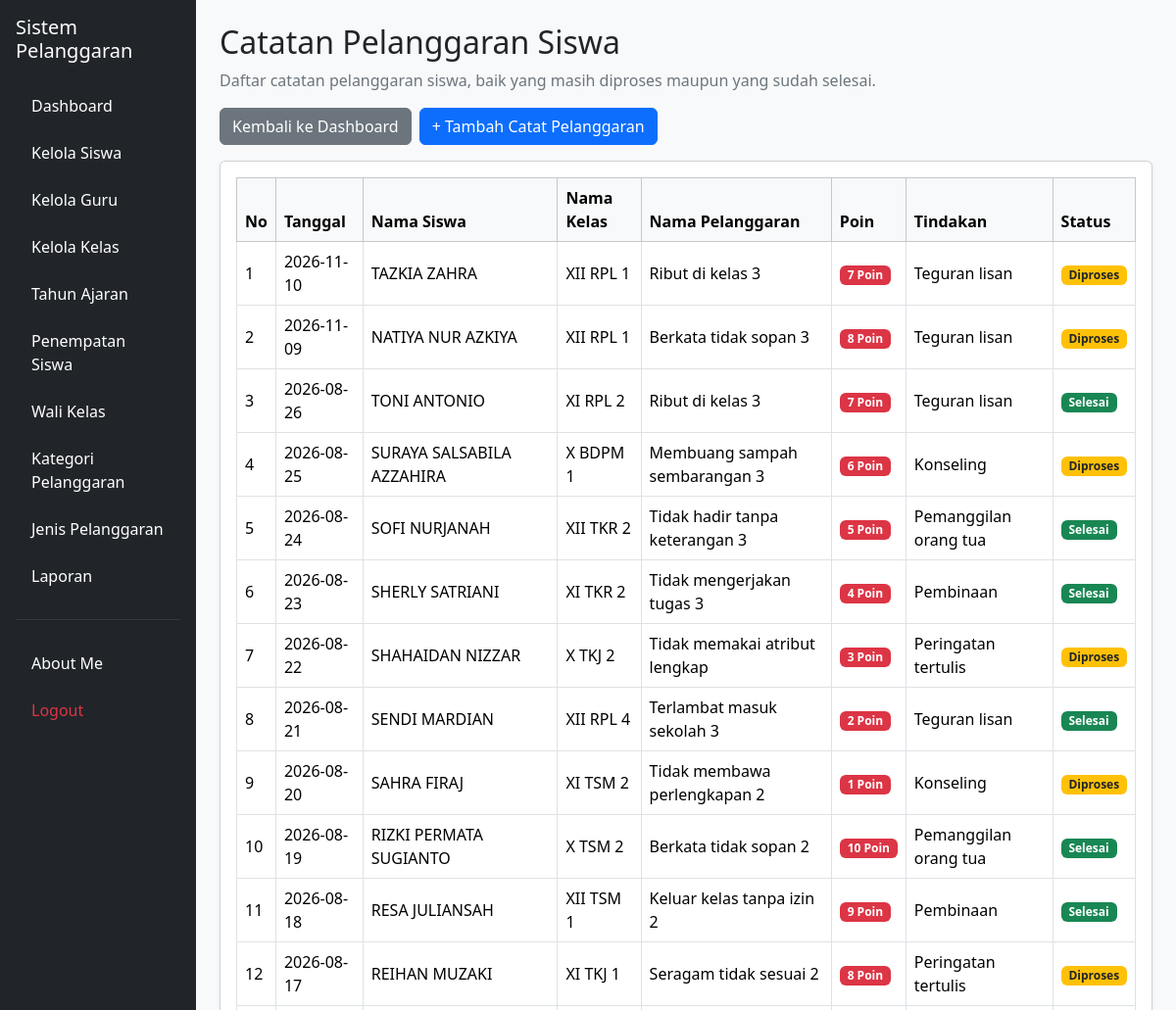
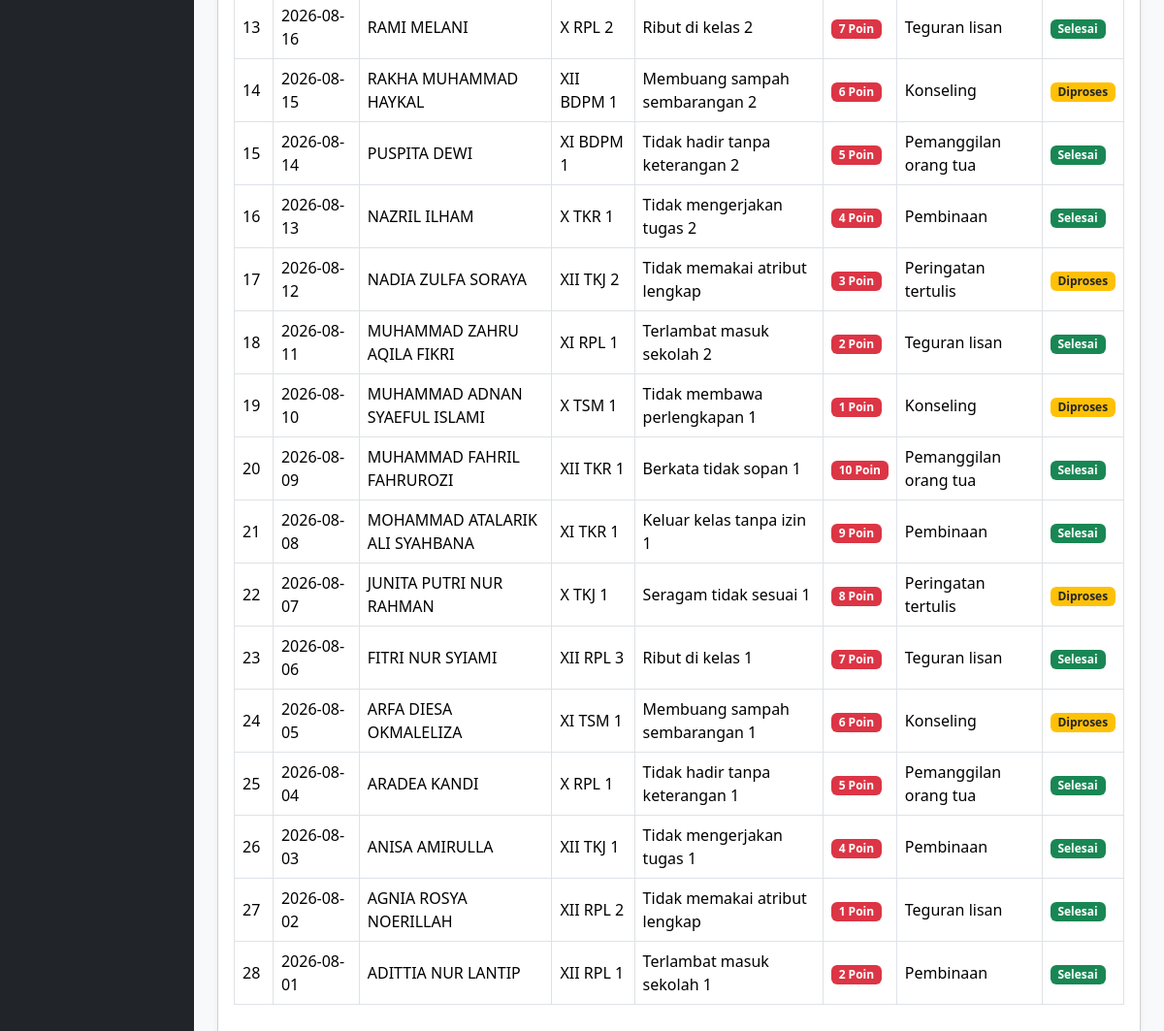
/catat_pelanggaran.php (signed in), run on the app's committed database (2 pictures, top to bottom).
### tables this page shows
CREATE TABLE `t_pelanggaran_siswa` (
  `id` int(11) NOT NULL,
  `tahun_ajaran_id` int(11) NOT NULL,
  `siswa_id` int(11) NOT NULL,
  `nama_siswa` varchar(150) NOT NULL,
  `kelas_id` int(11) NOT NULL,
  `nama_kelas` varchar(100) NOT NULL,
  `pelanggaran_id` int(11) NOT NULL,
  `nama_pelanggaran` varchar(150) NOT NULL,
  `pelanggaran_kategori_id` int(11) NOT NULL,
  `guru_id` int(11) NOT NULL,
  `nama_guru` varchar(150) NOT NULL,
  `tanggal` date NOT NULL,
  `keterangan` text NOT NULL,
  `poin` int(11) NOT NULL,
  `tindakan` text NOT NULL,
  `status` varchar(30) NOT NULL,
  `created_at` timestamp NOT NULL DEFAULT current_timestamp(),
  `update_at` timestamp NOT NULL DEFAULT current_timestamp()
);

### catat_pelanggaran.php (the view, shortened to what this page needs)
<?php
include "config/koneksi.php";
$role = strtolower(trim($_SESSION['role'] ?? ''));
$role = str_replace([' ', '-'], '_', $role);
$user_id = (int)(
    $_SESSION['user_id']
    ?? $_SESSION['id_user']
    ?? $_SESSION['id']
    ?? 0
);
$mode_wali_kelas = false;
$query = "
    SELECT
        ps.*,
        COALESCE(
            NULLIF(NULLIF(TRIM(p.nama), ''), '0'),
            NULLIF(NULLIF(TRIM(ps.nama_pelanggaran), ''), '0'),
            '-'
        ) AS tampilan_nama_pelanggaran
    FROM t_pelanggaran_siswa ps
    LEFT JOIN t_pelanggaran p
        ON ps.pelanggaran_id = p.id
";
$query .= "
    ORDER BY ps.tanggal DESC, ps.id DESC
";
if ($mode_wali_kelas) {
    $stmt = mysqli_prepare($koneksi, $query);
    if (!$stmt) {
        die("Query gagal: " .
            htmlspecialchars(mysqli_error($koneksi)));
    }
    mysqli_stmt_bind_param($stmt, "i", $user_id);
    mysqli_stmt_execute($stmt);
    $result = mysqli_stmt_get_result($stmt);
} else {
    $result = mysqli_query($koneksi, $query);
}
$error = $result ? '' : mysqli_error($koneksi);
?>
<!DOCTYPE html>
<html lang="id">
<head>
    <link href="https://cdn.jsdelivr.net/npm/bootstrap@5.3.8/dist/css/bootstrap.min.css"
          rel="stylesheet">
    <link href="https://cdn.datatables.net/2.3.4/css/dataTables.bootstrap5.min.css"
          rel="stylesheet">
</head>
<body class="bg-light">
<div class="container-fluid">
    <div class="row">
        <aside class="col-md-3 col-lg-2 bg-dark text-white p-3 position-fixed top-0 bottom-0 start-0 overflow-auto">
            <h5 class="text-white mb-4">
                Sistem Pelanggaran
            </h5>
            <ul class="nav nav-pills flex-column gap-2">
                <li class="nav-item">
                    <a href="dashboard.php" class="nav-link text-white">
                        Dashboard
                    </a>
                </li>
                <?php if ($role === 'admin') { ?>
                    <li class="nav-item">
                        <a href="siswa.php" class="nav-link text-white">
                            Kelola Siswa
                        </a>
                    </li>
                    <li class="nav-item">
                        <a href="guru.php" class="nav-link text-white">
                            Kelola Guru
                        </a>
                    </li>
                    <li class="nav-item">
                        <a href="kelas.php" class="nav-link text-white">
                            Kelola Kelas
                        </a>
                    </li>
                    <li class="nav-item">
                        <a href="tahun_ajaran.php" class="nav-link text-white">
                            Tahun Ajaran
                        </a>
                    </li>
                    <li class="nav-item">
                        <a href="penempatan_siswa.php" class="nav-link text-white">
                            Penempatan Siswa
                        </a>
                    </li>
                    <li class="nav-item">
                        <a href="wali_kelas.php" class="nav-link text-white">
                            Wali Kelas
                        </a>
                    </li>
                    <li class="nav-item">
                        <a href="kategori_pelanggaran.php" class="nav-link text-white">
                            Kategori Pelanggaran
                        </a>
                    </li>
                    <li class="nav-item">
                        <a href="jenis_pelanggaran.php" class="nav-link text-white">
                            Jenis Pelanggaran
                        </a>
                    </li>
                    <li class="nav-item">
                        <a href="laporan.php" class="nav-link text-white">
                            Laporan
                        </a>
                    </li>
                <?php } ?>
                <hr class="text-secondary">
                <li class="nav-item">
                    <a href="about_me.php" class="nav-link text-white">
                        About Me
                    </a>
                </li>
                <li class="nav-item">
                    <a href="logout.php"
                       class="nav-link text-danger"
                       onclick="return confirm('Yakin ingin logout?')">
                        Logout
                    </a>
                </li>
            </ul>
        </aside>
        <main class="col-md-9 col-lg-10 p-4 offset-md-3 offset-lg-2">
            <h2 class="mb-2">
                Catatan Pelanggaran Siswa
            </h2>
            <p class="text-secondary">
                <?php if ($mode_wali_kelas) { ?>
                    Daftar catatan pelanggaran siswa pada kelas tanggung jawab Anda.
                <?php } else { ?>
                    Daftar catatan pelanggaran siswa, baik yang masih diproses maupun yang sudah selesai.
                <?php } ?>
            </p>
            <div class="d-flex gap-2 mb-3 flex-wrap">
                <a href="dashboard.php" class="btn btn-secondary">
                    Kembali ke Dashboard
                </a>
                <?php if (in_array($role, ['admin', 'guru', 'wali_kelas'], true)) { ?>
                    <a href="tambah_catat_pelanggaran.php" class="btn btn-primary">
                        + Tambah Catat Pelanggaran
                    </a>
                <?php } ?>
            </div>
            <?php if ($error !== '') { ?>
                <div class="alert alert-danger">
                    Gagal mengambil data:
                    <?= htmlspecialchars($error); ?>
                </div>
            <?php } else { ?>
                <div class="card shadow-sm">
                    <div class="card-body">
                        <div class="table-responsive">
                            <table id="tabelPelanggaran"
                                   class="table table-bordered table-hover align-middle">
                                <thead class="table-light">
                                    <tr>
                                        <th>No</th>
                                        <th>Tanggal</th>
                                        <th>Nama Siswa</th>
                                        <th>Nama Kelas</th>
                                        <th>Nama Pelanggaran</th>
                                        <th>Poin</th>
                                        <th>Tindakan</th>
                                        <th>Status</th>
                                    </tr>
                                </thead>
                                <tbody>
                                <?php if (mysqli_num_rows($result) > 0) { ?>
                                    <?php $no = 1; ?>
                                    <?php while ($data = mysqli_fetch_assoc($result)) { ?>
                                        <tr>
                                            <td><?= $no++; ?></td>
                                            <td>
                                                <?= htmlspecialchars($data['tanggal'] ?? '-'); ?>
                                            </td>
                                            <td>
                                                <?= htmlspecialchars($data['nama_siswa'] ?? '-'); ?>
                                            </td>
                                            <td>
                                                <?= htmlspecialchars($data['nama_kelas'] ?? '-'); ?>
                                            </td>
                                            <td>
                                                <?= htmlspecialchars($data['tampilan_nama_pelanggaran'] ?? '-'); ?>
                                            </td>
                                            <td>
                                                <span class="badge bg-danger">
                                                    <?= htmlspecialchars((string)($data['poin'] ?? 0)); ?>
                                                    Poin
                                                </span>
                                            </td>
                                            <td>
                                                <?= htmlspecialchars($data['tindakan'] ?? '-'); ?>
                                            </td>
                                            <td>
                                                <?php
                                                $status = strtolower(trim($data['status'] ?? ''));
                                                if ($status === 'selesai') {
                                                    $warna = 'bg-success';
                                                } elseif (in_array($status, ['proses', 'diproses'], true)) {
                                                    $warna = 'bg-warning text-dark';
                                                } elseif (in_array($status, ['belum diproses', 'belum'], true)) {
                                                    $warna = 'bg-secondary';
                                                } else {
                                                    $warna = 'bg-primary';
                                                }
                                                ?>
                                                <span class="badge <?= $warna; ?>">
                                                    <?= htmlspecialchars($data['status'] ?? '-'); ?>
                                                </span>
                                            </td>
                                        </tr>
                                    <?php } ?>
                                <?php } ?>
                                </tbody>
                            </table>
                        </div>
                    </div>
                </div>
            <?php } ?>
        </main>
    </div>
</div>
</body>
</html>

### data on the page
t_pelanggaran_siswa: tanggal "2026-11-10", nama_siswa "TAZKIA ZAHRA", nama_kelas "XII RPL 1", tampilan_nama_pelanggaran "Ribut di kelas 3", poin "7", tindakan "Teguran lisan", status "Diproses"
t_pelanggaran_siswa: tanggal "2026-11-09", nama_siswa "NATIYA NUR AZKIYA", nama_kelas "XII RPL 1", tampilan_nama_pelanggaran "Berkata tidak sopan 3", poin "8", tindakan "Teguran lisan", status "Diproses"
t_pelanggaran_siswa: tanggal "2026-08-26", nama_siswa "TONI ANTONIO", nama_kelas "XI RPL 2", tampilan_nama_pelanggaran "Ribut di kelas 3", poin "7", tindakan "Teguran lisan", status "Selesai"
t_pelanggaran_siswa: tanggal "2026-08-25", nama_siswa "SURAYA SALSABILA AZZAHIRA", nama_kelas "X BDPM 1", tampilan_nama_pelanggaran "Membuang sampah sembarangan 3", poin "6", tindakan "Konseling", status "Diproses"
t_pelanggaran_siswa: tanggal "2026-08-24", nama_siswa "SOFI NURJANAH", nama_kelas "XII TKR 2", tampilan_nama_pelanggaran "Tidak hadir tanpa keterangan 3", poin "5", tindakan "Pemanggilan orang tua", status "Selesai"
t_pelanggaran_siswa: tanggal "2026-08-23", nama_siswa "SHERLY SATRIANI", nama_kelas "XI TKR 2", tampilan_nama_pelanggaran "Tidak mengerjakan tugas 3", poin "4", tindakan "Pembinaan", status "Selesai"
t_pelanggaran_siswa: tanggal "2026-08-22", nama_siswa "SHAHAIDAN NIZZAR", nama_kelas "X TKJ 2", tampilan_nama_pelanggaran "Tidak memakai atribut lengkap", poin "3", tindakan "Peringatan tertulis", status "Diproses"
t_pelanggaran_siswa: tanggal "2026-08-21", nama_siswa "SENDI MARDIAN", nama_kelas "XII RPL 4", tampilan_nama_pelanggaran "Terlambat masuk sekolah 3", poin "2", tindakan "Teguran lisan", status "Selesai"
t_pelanggaran_siswa: tanggal "2026-08-20", nama_siswa "SAHRA FIRAJ", nama_kelas "XI TSM 2", tampilan_nama_pelanggaran "Tidak membawa perlengkapan 2", poin "1", tindakan "Konseling", status "Diproses"
t_pelanggaran_siswa: tanggal "2026-08-19", nama_siswa "RIZKI PERMATA SUGIANTO", nama_kelas "X TSM 2", tampilan_nama_pelanggaran "Berkata tidak sopan 2", poin "10", tindakan "Pemanggilan orang tua", status "Selesai"
t_pelanggaran_siswa: tanggal "2026-08-18", nama_siswa "RESA JULIANSAH", nama_kelas "XII TSM 1", tampilan_nama_pelanggaran "Keluar kelas tanpa izin 2", poin "9", tindakan "Pembinaan", status "Selesai"
t_pelanggaran_siswa: tanggal "2026-08-17", nama_siswa "REIHAN MUZAKI", nama_kelas "XI TKJ 1", tampilan_nama_pelanggaran "Seragam tidak sesuai 2", poin "8", tindakan "Peringatan tertulis", status "Diproses"
t_pelanggaran_siswa: tanggal "2026-08-16", nama_siswa "RAMI MELANI", nama_kelas "X RPL 2", tampilan_nama_pelanggaran "Ribut di kelas 2", poin "7", tindakan "Teguran lisan", status "Selesai"
t_pelanggaran_siswa: tanggal "2026-08-15", nama_siswa "RAKHA MUHAMMAD HAYKAL", nama_kelas "XII BDPM 1", tampilan_nama_pelanggaran "Membuang sampah sembarangan 2", poin "6", tindakan "Konseling", status "Diproses"
t_pelanggaran_siswa: tanggal "2026-08-14", nama_siswa "PUSPITA DEWI", nama_kelas "XI BDPM 1", tampilan_nama_pelanggaran "Tidak hadir tanpa keterangan 2", poin "5", tindakan "Pemanggilan orang tua", status "Selesai"
t_pelanggaran_siswa: tanggal "2026-08-13", nama_siswa "NAZRIL ILHAM", nama_kelas "X TKR 1", tampilan_nama_pelanggaran "Tidak mengerjakan tugas 2", poin "4", tindakan "Pembinaan", status "Selesai"
t_pelanggaran_siswa: tanggal "2026-08-12", nama_siswa "NADIA ZULFA SORAYA", nama_kelas "XII TKJ 2", tampilan_nama_pelanggaran "Tidak memakai atribut lengkap", poin "3", tindakan "Peringatan tertulis", status "Diproses"
t_pelanggaran_siswa: tanggal "2026-08-11", nama_siswa "MUHAMMAD ZAHRU AQILA FIKRI", nama_kelas "XI RPL 1", tampilan_nama_pelanggaran "Terlambat masuk sekolah 2", poin "2", tindakan "Teguran lisan", status "Selesai"
t_pelanggaran_siswa: tanggal "2026-08-10", nama_siswa "MUHAMMAD ADNAN SYAEFUL ISLAMI", nama_kelas "X TSM 1", tampilan_nama_pelanggaran "Tidak membawa perlengkapan 1", poin "1", tindakan "Konseling", status "Diproses"
t_pelanggaran_siswa: tanggal "2026-08-09", nama_siswa "MUHAMMAD FAHRIL FAHRUROZI", nama_kelas "XII TKR 1", tampilan_nama_pelanggaran "Berkata tidak sopan 1", poin "10", tindakan "Pemanggilan orang tua", status "Selesai"
t_pelanggaran_siswa: tanggal "2026-08-08", nama_siswa "MOHAMMAD ATALARIK ALI SYAHBANA", nama_kelas "XI TKR 1", tampilan_nama_pelanggaran "Keluar kelas tanpa izin 1", poin "9", tindakan "Pembinaan", status "Selesai"
t_pelanggaran_siswa: tanggal "2026-08-07", nama_siswa "JUNITA PUTRI NUR RAHMAN", nama_kelas "X TKJ 1", tampilan_nama_pelanggaran "Seragam tidak sesuai 1", poin "8", tindakan "Peringatan tertulis", status "Diproses"
t_pelanggaran_siswa: tanggal "2026-08-06", nama_siswa "FITRI NUR SYIAMI", nama_kelas "XII RPL 3", tampilan_nama_pelanggaran "Ribut di kelas 1", poin "7", tindakan "Teguran lisan", status "Selesai"
t_pelanggaran_siswa: tanggal "2026-08-05", nama_siswa "ARFA DIESA OKMALELIZA", nama_kelas "XI TSM 1", tampilan_nama_pelanggaran "Membuang sampah sembarangan 1", poin "6", tindakan "Konseling", status "Diproses"
t_pelanggaran_siswa: tanggal "2026-08-04", nama_siswa "ARADEA KANDI", nama_kelas "X RPL 1", tampilan_nama_pelanggaran "Tidak hadir tanpa keterangan 1", poin "5", tindakan "Pemanggilan orang tua", status "Selesai"
t_pelanggaran_siswa: tanggal "2026-08-03", nama_siswa "ANISA AMIRULLA", nama_kelas "XII TKJ 1", tampilan_nama_pelanggaran "Tidak mengerjakan tugas 1", poin "4", tindakan "Pembinaan", status "Selesai"
t_pelanggaran_siswa: tanggal "2026-08-02", nama_siswa "AGNIA ROSYA NOERILLAH", nama_kelas "XII RPL 2", tampilan_nama_pelanggaran "Tidak memakai atribut lengkap", poin "1", tindakan "Teguran lisan", status "Selesai"
t_pelanggaran_siswa: tanggal "2026-08-01", nama_siswa "ADITTIA NUR LANTIP", nama_kelas "XII RPL 1", tampilan_nama_pelanggaran "Terlambat masuk sekolah 1", poin "2", tindakan "Pembinaan", status "Selesai"
